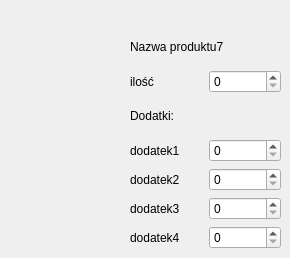
   <widget class="QWidget" name="page_7">
    <widget class="QWidget" name="layoutWidget_8">
     <property name="geometry">
      <rect>
       <x>130</x>
       <y>30</y>
       <width>151</width>
       <height>219</height>
      </rect>
     </property>
     <layout class="QVBoxLayout" name="verticalLayout_22">
      <item>
       <widget class="QLabel" name="label_148">
        <property name="text">
         <string>Nazwa produktu7</string>
        </property>
       </widget>
      </item>
      <item>
       <layout class="QHBoxLayout" name="horizontalLayout_106">
        <item>
         <widget class="QLabel" name="label_149">
          <property name="text">
           <string>ilość</string>
          </property>
         </widget>
        </item>
        <item>
         <widget class="QSpinBox" name="spinBox_106"/>
        </item>
       </layout>
      </item>
      <item>
       <widget class="QLabel" name="label_150">
        <property name="text">
         <string>Dodatki:</string>
        </property>
       </widget>
      </item>
      <item>
       <layout class="QHBoxLayout" name="horizontalLayout_107">
        <item>
         <widget class="QLabel" name="label_151">
          <property name="text">
           <string>dodatek1</string>
          </property>
         </widget>
        </item>
        <item>
         <widget class="QSpinBox" name="spinBox_107"/>
        </item>
       </layout>
      </item>
      <item>
       <layout class="QHBoxLayout" name="horizontalLayout_108">
        <item>
         <widget class="QLabel" name="label_152">
          <property name="text">
           <string>dodatek2</string>
          </property>
         </widget>
        </item>
        <item>
         <widget class="QSpinBox" name="spinBox_108"/>
        </item>
       </layout>
      </item>
      <item>
       <layout class="QHBoxLayout" name="horizontalLayout_109">
        <item>
         <widget class="QLabel" name="label_153">
          <property name="text">
           <string>dodatek3</string>
          </property>
         </widget>
        </item>
        <item>
         <widget class="QSpinBox" name="spinBox_109"/>
        </item>
       </layout>
      </item>
      <item>
       <layout class="QHBoxLayout" name="horizontalLayout_110">
        <item>
         <widget class="QLabel" name="label_154">
          <property name="text">
           <string>dodatek4</string>
          </property>
         </widget>
        </item>
        <item>
         <widget class="QSpinBox" name="spinBox_110"/>
        </item>
       </layout>
      </item>
     </layout>
    </widget>
   </widget>
